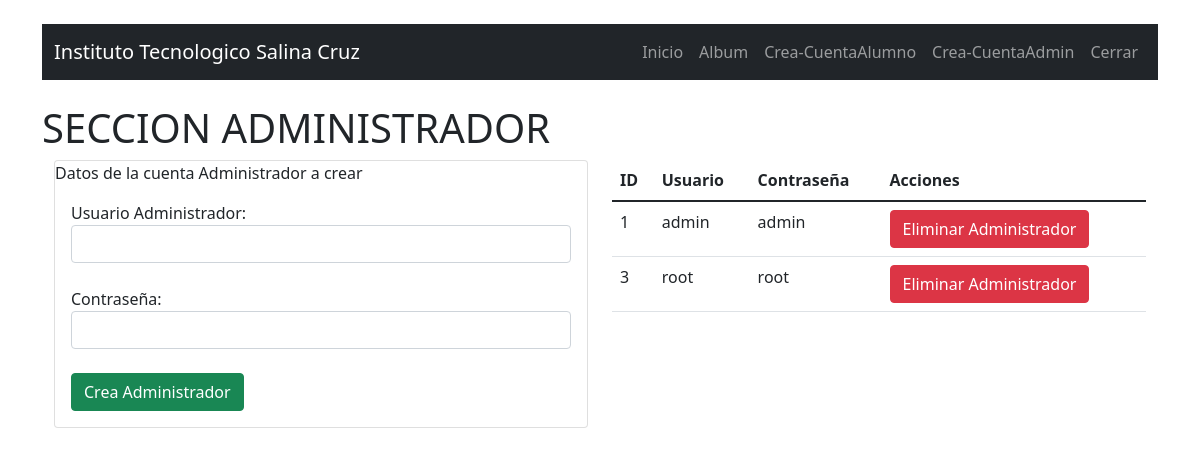
/admincreaadmin.php (signed in), run on the app's committed database.
### tables this page shows
CREATE TABLE `loginadministradores` (
  `id_loginadmin` int(11) NOT NULL,
  `usuarioadmin` varchar(255) NOT NULL,
  `contrasenaadmin` varchar(255) NOT NULL
);

### conexion.php (called while the page is built, shortened)
<?php
class conexion {
    private $servidor = "localhost";
    private $usuario = "root";
    private $contrasena = "123";
    private $conexion;
    public function __construct() {
        try {
            $this->conexion = new PDO("mysql:host=$this->servidor;dbname=album",$this->usuario,$this->contrasena);
            $this->conexion->setAttribute(PDO::ATTR_ERRMODE,PDO::ERRMODE_EXCEPTION);
        } catch(PDOException $e) {
            return "Falla Conexion Base de Datos <br/>".$e;
        }
    }
    public function consultarPruebaConexion($sql) {
        $sentencia = $this->conexion->prepare($sql);
        $sentencia->execute();
        return $sentencia->fetchAll();
    }
}
?>

### admincreaadmin.php (the view, shortened to what this page needs)
<?php include("headeradmin.php"); ?>
<?php include("conexion.php"); ?>
<?php
$objConexion = new conexion();
$alumnos = $objConexion->consultarPruebaConexion("SELECT * FROM `loginadministradores`");
?>
<br/>
<h1 style=" display:flex; jusitfy-content: center">SECCION ADMINISTRADOR</h1>
<div class="container">
    <div class="row">
        <div class="col-md-6">
            <div class="card">
                <div class="class-header">
                    Datos de la cuenta Administrador a crear
                </div>
                <div class="card-body">
                    <form action="admincreaadmin.php" method="post">
                        Usuario Administrador: <input class="form-control" id="" type="text" name="usuarioAdmin" required>
                        <br/>
                        Contraseña: <input class="form-control "id="" type="password" name="contrasenaAdmin" required >
                        <br/>
                        <input class="btn btn-success" type="submit" value="Crea Administrador" name="creaAdmin">
                    </form>
                </div>
            </div>
        </div>
        <div class="col-md-6">
            <table class="table">
                <thead>
                    <tr>
                        <th>ID</th>
                        <th>Usuario</th>
                        <th>Contraseña</th>
                        <th>Acciones</th>
                    </tr>
                </thead>
                <tbody>
                <?php foreach($alumnos as $alumno) { ?>
                    <tr>
                        <td><?php echo $alumno['id_loginadmin']; ?></td>
                        <td><?php echo $alumno['usuarioadmin']; ?></td>
                        <td><?php echo $alumno['contrasenaadmin']; ?></td>
                        <td><a class="btn btn-danger" href="?borrarAdmin=<?php echo $alumno['id_loginadmin']; ?>">Eliminar Administrador</a></td>
                    </tr>
                <?php } ?>
                </tbody>
            </table>
        </div>
    </div>
</div>
<?php include("footer.php"); ?>

### data on the page
loginadministradores: id_loginadmin "1", usuarioadmin "admin", contrasenaadmin "admin"
loginadministradores: id_loginadmin "3", usuarioadmin "root", contrasenaadmin "root"
